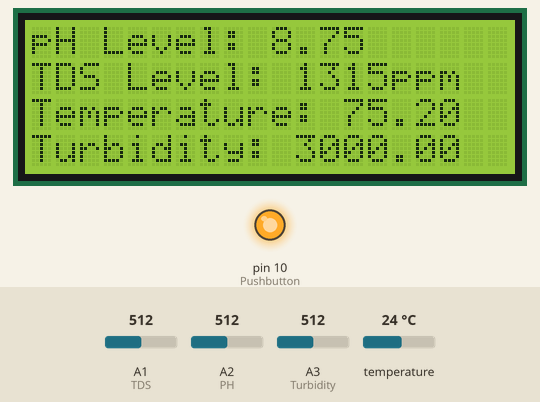
The sketch below on a simulated Arduino Uno, built with avr-gcc and run on an emulated ATmega328P. On the bench: 20×4 character LCD, output pins drawn as LEDs (lit = HIGH). The inputs (shaded band) are chosen by the test bench; at power-on: A1 (TDS) = 512, temperature 24 °C, A2 (PH) = 512, A3 (Turbidity) = 512. The local clock reads 2024-03-15 10:24:30 at power-on unless the sketch sets it; storage starts empty; what the sketch prints to the serial monitor is not drawn.

Above: at 2.3 s.
2.4 s: A1 (TDS) set to 448
At 5.1 s:
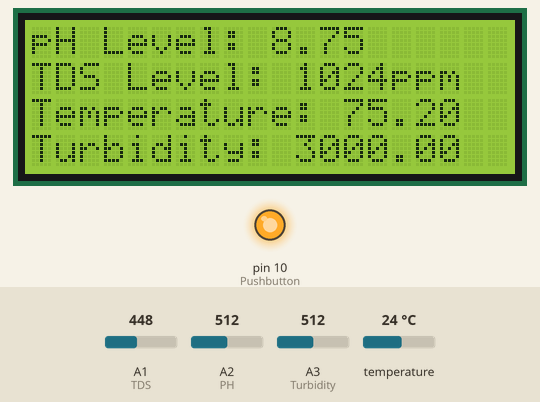
5.4 s: A1 (TDS) set to 428
At 6.8 s:
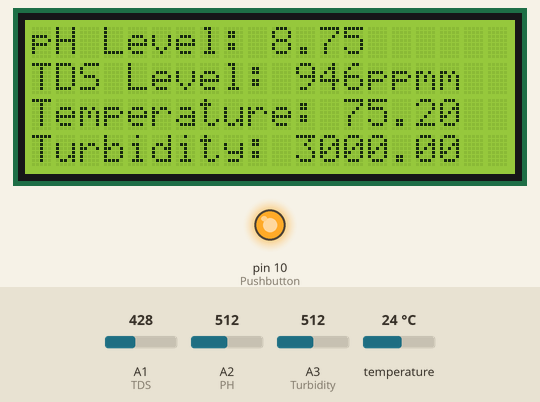
7.4 s: A1 (TDS) set to 54
At 8.4 s:
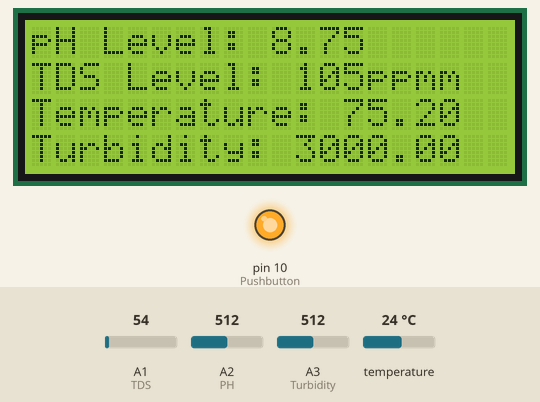
9.4 s: A1 (TDS) set to 48
At 11.1 s:
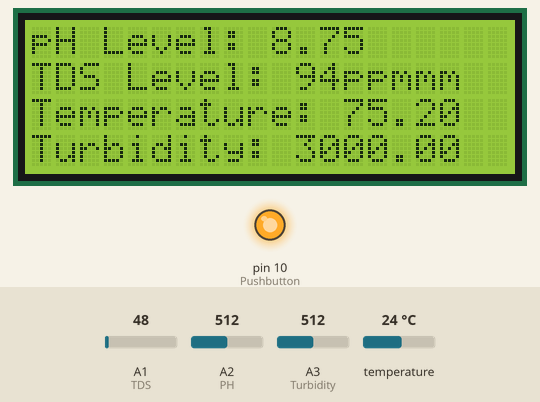
11.4 s: temperature set to 12 °C
At 12.2 s:
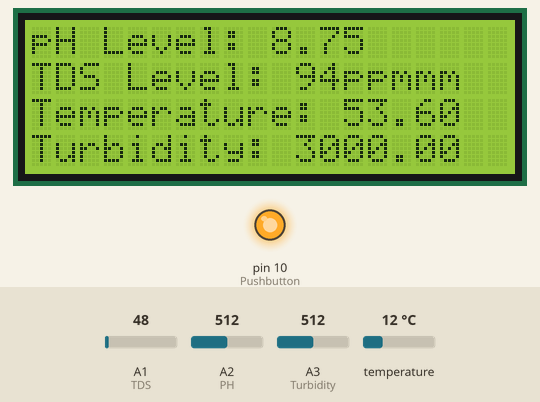
13.2 s: A2 (PH) set to 716
At 15.1 s:
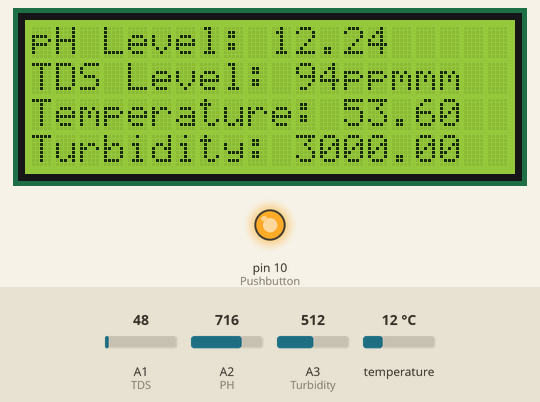
Timing chart, 0 to 16.3 s (numbered marks = the images above; inputs shaded):
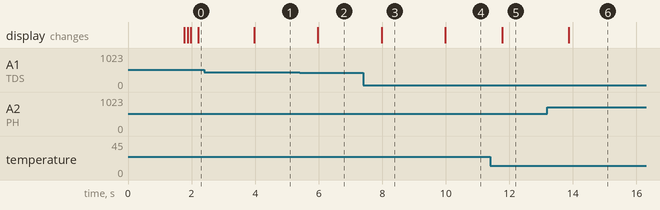

Measured:
- the behaviour switches between 442 and 441 on A1 (TDS) (found by bisection; images 1 and 2)
- the behaviour switches between 51 and 50 on A1 (TDS) (found by bisection; images 3 and 4)
- after the input at 2.4 s, the display: changes after 1.6 s (image 1)
- after the input at 5.4 s, the display: changes after 0.58 s (image 2)
- after the input at 7.4 s, the display: changes after 0.58 s (image 3)
- after the input at 9.4 s, the display: changes after 0.58 s (image 4)
- after the input at 11.4 s, the display: changes after 0.37 s (image 5)
- after the input at 13.2 s, the display: changes after 0.67 s (image 6)

The sketch:

Water_Quality_Monitoring_With_Data_Logging_backup.ino
```cpp
#include <Blynk.h>
#include "RTClib.h"
#include "SD.h"
#include <Wire.h>
#include <OneWire.h>
#include <GravityTDS.h>
#include <EEPROM.h>
#include <DallasTemperature.h>
#include<LiquidCrystal.h>
#define Offset 0.00            //deviation compensate for pH
#define PH A2
#define ONE_WIRE_BUS A0
#define TDS A1
#define Pushbutton 10
#define Turbidity A3
#define Backlight 11
#define LOG_INTERVAL  1000 // mills between entries
#define ECHO_TO_SERIAL   1 // echo data to serial port
#define WAIT_TO_START    0 // Wait for serial input in setup()
#define SYNC_INTERVAL 1000 // mills between calls to flush() - to write data to the card
unsigned long int avgValue;    //Store the average value of pH sensor feedback
const int RS = 7, E = 6, D4 = 4, D5 = 5, D6 = 8, D7 = 9;
const int chipSelect = 10;      // for the data logging shield, we use digital pin 10 for the SD cs line
int buttonVal = 1;
char daysOfTheWeek[7][12] = {"Sunday", "Monday", "Tuesday", "Wednesday", "Thursday", "Friday", "Saturday"};
GravityTDS gravityTds;
LiquidCrystal lcd(RS, E, D4, D5, D6, D7);
OneWire oneWire(ONE_WIRE_BUS);
DallasTemperature sensors(&oneWire);
float Celcius=0;
float Fahrenheit=0;
float temperature = 25;
float tdsValue=0;
float volt;
float ntu;

float round_to_dp( float in_value, int decimal_place )
{
  float multiplier = powf( 10.0f, decimal_place );
  in_value = roundf( in_value * multiplier ) / multiplier;
  return in_value;
}

uint32_t syncTime = 0; // time of last sync()
RTC_DS1307 RTC; // define the Real Time Clock object
File logfile;   // the logging file

void error(char *str)
{
  Serial.print("error: ");
  Serial.println(str);

  while(1);
}

void setup()
{
  Serial.begin(9600);
  Serial.println();
  RTC.adjust(DateTime(2021, 2, 14, 7, 21, 0));
  #if WAIT_TO_START
    Serial.println("Type any character to start");
    while (!Serial.available());
  #endif //WAIT_TO_START    // initialize the SD card
  Serial.print("Initializing SD card...");
  sensors.begin();
  gravityTds.setPin(TDS);
  gravityTds.setAref(5.0); //reference voltage on ADC, default 5.0V on Arduino UNO
  gravityTds.setAdcRange(1024); //1024 for 10bit ADC;4096 for 12bit ADC
  gravityTds.begin(); //initialization

  lcd.begin(20, 4);           //Sets up the LCD's number of columns and rows
  lcd.clear();                //Clears any existing data on LCD

  pinMode(Pushbutton, INPUT_PULLUP);
  pinMode(ONE_WIRE_BUS, INPUT);       //Temperature sensor data pin
  pinMode(TDS, INPUT);        //TDS sensor data pin
  pinMode(PH, INPUT);         //pH sensor data pin
  pinMode(10, OUTPUT);       // make sure that the default chip select pin is set to output, even if you don't use it:

// see if the card is present and can be initialized:
  if (!SD.begin(chipSelect)) {
    Serial.println("Card failed, or not present");
    // don't do anything more:
    Serial.println("");
    Serial.println("Date & Time                  Temp (In Fahrenheit)          pH          TDS (In PPM)      Turbidity (In NTU)");
    return;
  }
  Serial.println("card initialized.");

  // create a new file
  char filename[] = "WQDATA00.txt";
  for (uint8_t i = 0; i < 100; i++) {
    filename[6] = i/10 + '0';
    filename[7] = i%10 + '0';
    if (! SD.exists(filename)) {
      // only open a new file if it doesn't exist
      logfile = SD.open(filename, FILE_WRITE);
      break;  // leave the loop!
    }
  }

  if (! logfile) {
    error("couldnt create file");
  }

  Serial.print("Logging to: ");
  Serial.println(filename);

Wire.begin();
  if (!RTC.begin()) {
    logfile.println("RTC failed");
#if ECHO_TO_SERIAL
    Serial.println("RTC failed");
#endif
  }

  logfile.println("Date & Time                  Temp (In Fahrenheit)          pH          TDS (In PPM)      Turbidity (In NTU)");
#if ECHO_TO_SERIAL
  Serial.println("Date & Time                  Temp (In Fahrenheit)          pH          TDS (In PPM)      Turbidity (In NTU)");
#endif ECHO_TO_SERIAL
//#if ECHO_TO_SERIAL// attempt to write out the header to the file
  //if (logfile.writeError || !logfile.sync()) {
  //  error("write header");
  //}
//#endif ECHO_TO_SERIAL

}

void loop()
{
  DateTime now = RTC.now();

  // delay for the amount of time we want between readings
  delay((LOG_INTERVAL -1) - (millis() % LOG_INTERVAL));

  // log milliseconds since starting
 // uint32_t m = seconds();
 // logfile.print(m);           // milliseconds since start
  //logfile.print(", ");
//#if ECHO_TO_SERIAL
 // Serial.print(m);         // milliseconds since start
  //Serial.print("                  ");
//#endif

  // fetch the time
  // log time
  //logfile.print(now.unixtime()); // seconds since 1/1/1970
 // logfile.print(", ");
  //logfile.print('"');
  logfile.print(now.year(), DEC);
  logfile.print("/");
  logfile.print(now.month(), DEC);
  logfile.print("/");
  logfile.print(now.day(), DEC);
  logfile.print(" (");
  logfile.print(daysOfTheWeek[now.dayOfTheWeek()]);
  logfile.print(") ");
  logfile.print(now.hour(), DEC);
  logfile.print(":");
  logfile.print(now.minute(), DEC);
  logfile.print(":");
  logfile.print(now.second(), DEC);
  logfile.print("          ");
#if ECHO_TO_SERIAL
  //Serial.print(now.unixtime()); // seconds since 1/1/1970
  //Serial.print(", ");
  //Serial.print('"');
  Serial.print(now.year(), DEC);
  Serial.print("/");
  Serial.print(now.month(), DEC);
  Serial.print("/");
  Serial.print(now.day(), DEC);
  Serial.print(" (");
  Serial.print(daysOfTheWeek[now.dayOfTheWeek()]);
  Serial.print(") ");
  Serial.print(now.hour(), DEC);
  Serial.print(":");
  Serial.print(now.minute(), DEC);
  Serial.print(":");
  Serial.print(now.second(), DEC);
  Serial.print("          ");
#endif //ECHO_TO_SERIAL

  sensors.requestTemperatures();
  Celcius=sensors.getTempCByIndex(0);
  Fahrenheit=sensors.toFahrenheit(Celcius);
  lcd.setCursor(0,2);         //Sets cursor to point (0,4)
  lcd.print("Temperature: "); // Prints Temperature to LCD
  lcd.print(Fahrenheit);//Prints value of Temperature sensor to LCD
  delay(100);

  float phValue=(float)analogRead(PH)*5.0/1024; //convert the analog into millivolt
  phValue=3.5*phValue+Offset;                   //convert the millivolt into pH value
  lcd.setCursor(0,0);                           //Sets cursor to point (0,0)
  lcd.print("pH Level: ");                      //Prints pH Level: to LCD
  lcd.print(phValue);                           //Prints value of pH sensor to LCD
  delay(100);

  gravityTds.update(); //calculation done here from gravity library
  tdsValue = gravityTds.getTdsValue(); // then get the TDS value
  lcd.setCursor(0,1);         //Sets cursor to point (0,2)
  lcd.print("TDS Level: ");   //Prints TDS Level: to LCD
  lcd.print(tdsValue,0); //Prints value of TDS sensor to LCD
  lcd.print("ppm");
  delay(100);

  volt = 0;
  for(int i=0; i<800; i++)
  {
      volt += ((float)analogRead(Turbidity)/1023)*5;
  }
  volt = volt/800;
  volt = round_to_dp(volt,2);
  if(volt < 2.5){
  ntu = 3000;
  }else{
    //ntu = -1120.4*square(volt)+5742.3*volt-4353.9;
   ntu = (volt - 3.9994)/0.0008;
  }

  lcd.setCursor(0,3);
  lcd.print("Turbidity: ");
  lcd.print(ntu);
  delay(100);

  //Serial.print(Fahrenheit);
  //Serial.print("                            ");
  //Serial.print(phValue);
  //Serial.print("           ");
  //Serial.print(tdsValue, 0);
 // Serial.print("                 ");
  //Serial.println(ntu);
  //delay(2000);

//logfile.print(", ");
  logfile.print(Fahrenheit);
  logfile.print("                 ");
  logfile.print(phValue);
  logfile.print("               ");
  logfile.print(tdsValue, 0);
  logfile.print("               ");
  logfile.print(ntu);
#if ECHO_TO_SERIAL
  //Serial.print(", ");
  Serial.print(Fahrenheit);
  Serial.print("                 ");
  Serial.print(phValue);
  Serial.print("               ");
  Serial.print(tdsValue, 0);
  Serial.print("               ");
  Serial.println(ntu);
#endif //ECHO_TO_SERIAL

logfile.println();
#if ECHO_TO_SERIAL
  //Serial.println();
#endif // ECHO_TO_SERIAL

if ((millis() - syncTime) < SYNC_INTERVAL) return;
  syncTime = millis();

logfile.flush();
}
```
